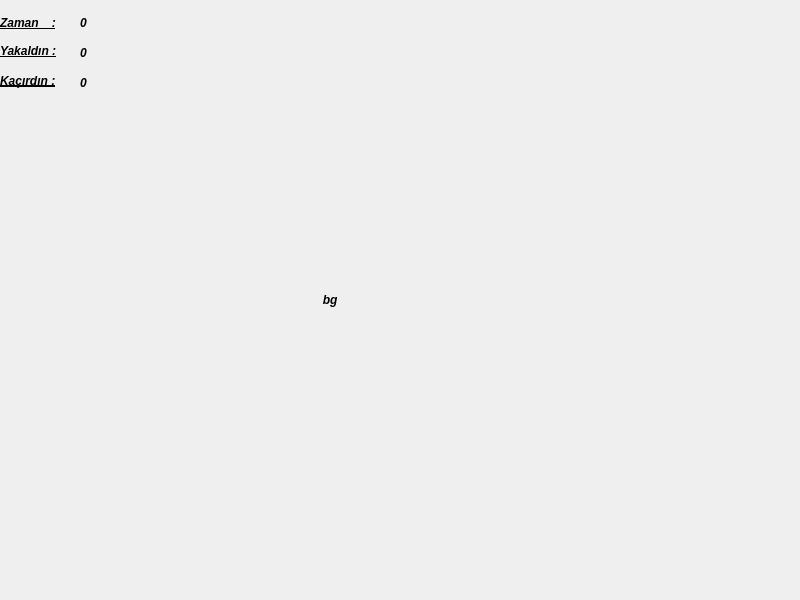
<?xml version="1.0" encoding="UTF-8"?>
<ui version="4.0">
 <class>MainWindow</class>
 <widget class="QMainWindow" name="MainWindow">
  <property name="geometry">
   <rect>
    <x>0</x>
    <y>0</y>
    <width>800</width>
    <height>600</height>
   </rect>
  </property>
  <property name="windowTitle">
   <string>Ecdadı Tanı v1.0</string>
  </property>
  <widget class="QWidget" name="centralWidget">
   <widget class="QLabel" name="lbl_bg">
    <property name="geometry">
     <rect>
      <x>0</x>
      <y>0</y>
      <width>801</width>
      <height>600</height>
     </rect>
    </property>
    <property name="baseSize">
     <size>
      <width>800</width>
      <height>600</height>
     </size>
    </property>
    <property name="font">
     <font>
      <weight>75</weight>
      <italic>true</italic>
      <bold>true</bold>
     </font>
    </property>
    <property name="focusPolicy">
     <enum>Qt::NoFocus</enum>
    </property>
    <property name="text">
     <string>                                                                                                 bg</string>
    </property>
   </widget>
   <widget class="QLabel" name="lbl_zaman_skor">
    <property name="geometry">
     <rect>
      <x>80</x>
      <y>10</y>
      <width>21</width>
      <height>26</height>
     </rect>
    </property>
    <property name="font">
     <font>
      <weight>75</weight>
      <italic>true</italic>
      <bold>true</bold>
     </font>
    </property>
    <property name="text">
     <string>0</string>
    </property>
   </widget>
   <widget class="QLabel" name="zaman">
    <property name="geometry">
     <rect>
      <x>0</x>
      <y>10</y>
      <width>69</width>
      <height>26</height>
     </rect>
    </property>
    <property name="font">
     <font>
      <weight>75</weight>
      <italic>true</italic>
      <bold>true</bold>
      <underline>true</underline>
      <strikeout>false</strikeout>
     </font>
    </property>
    <property name="styleSheet">
     <string notr="true">style{
rgb(255, 255, 255)
}


</string>
    </property>
    <property name="text">
     <string>Zaman    :</string>
    </property>
   </widget>
   <widget class="QLabel" name="lbl_yakala">
    <property name="geometry">
     <rect>
      <x>0</x>
      <y>30</y>
      <width>69</width>
      <height>42</height>
     </rect>
    </property>
    <property name="font">
     <font>
      <weight>75</weight>
      <italic>true</italic>
      <bold>true</bold>
      <underline>true</underline>
     </font>
    </property>
    <property name="text">
     <string>Yakaldın :</string>
    </property>
   </widget>
   <widget class="QLabel" name="lbl_kacan">
    <property name="geometry">
     <rect>
      <x>0</x>
      <y>70</y>
      <width>69</width>
      <height>21</height>
     </rect>
    </property>
    <property name="font">
     <font>
      <weight>75</weight>
      <italic>true</italic>
      <bold>true</bold>
      <underline>true</underline>
      <strikeout>false</strikeout>
     </font>
    </property>
    <property name="text">
     <string>Kaçırdın :</string>
    </property>
   </widget>
   <widget class="QLabel" name="lbl_yakala_skor">
    <property name="geometry">
     <rect>
      <x>80</x>
      <y>40</y>
      <width>21</width>
      <height>26</height>
     </rect>
    </property>
    <property name="font">
     <font>
      <weight>75</weight>
      <italic>true</italic>
      <bold>true</bold>
     </font>
    </property>
    <property name="text">
     <string>0</string>
    </property>
   </widget>
   <widget class="QLabel" name="lbl_kacan_skor">
    <property name="geometry">
     <rect>
      <x>80</x>
      <y>70</y>
      <width>21</width>
      <height>26</height>
     </rect>
    </property>
    <property name="font">
     <font>
      <weight>75</weight>
      <italic>true</italic>
      <bold>true</bold>
     </font>
    </property>
    <property name="text">
     <string>0</string>
    </property>
   </widget>
  </widget>
  <widget class="QMenuBar" name="menuBar">
   <property name="geometry">
    <rect>
     <x>0</x>
     <y>0</y>
     <width>800</width>
     <height>28</height>
    </rect>
   </property>
  </widget>
 </widget>
 <layoutdefault spacing="6" margin="11"/>
 <resources/>
 <connections/>
</ui>
